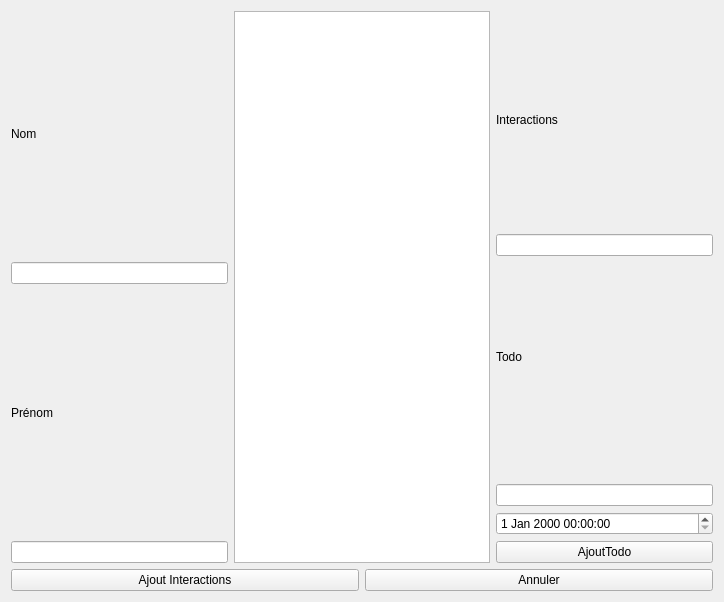
<?xml version="1.0" encoding="UTF-8"?>
<ui version="4.0">
 <class>InteractionsTodo</class>
 <widget class="QWidget" name="InteractionsTodo">
  <property name="geometry">
   <rect>
    <x>0</x>
    <y>0</y>
    <width>724</width>
    <height>602</height>
   </rect>
  </property>
  <property name="windowTitle">
   <string>Ajout_Interaction_Todo</string>
  </property>
  <layout class="QVBoxLayout" name="verticalLayout_10">
   <item>
    <layout class="QHBoxLayout" name="horizontalLayout_5">
     <item>
      <layout class="QVBoxLayout" name="verticalLayout_7">
       <item>
        <widget class="QLabel" name="Nom_3">
         <property name="text">
          <string>Nom</string>
         </property>
        </widget>
       </item>
       <item>
        <widget class="QLineEdit" name="NomE_3"/>
       </item>
       <item>
        <widget class="QLabel" name="Prenom_3">
         <property name="text">
          <string>Prénom</string>
         </property>
        </widget>
       </item>
       <item>
        <widget class="QLineEdit" name="PrenomE_3"/>
       </item>
      </layout>
     </item>
     <item>
      <widget class="QTextBrowser" name="Affichage_3"/>
     </item>
     <item>
      <layout class="QVBoxLayout" name="verticalLayout_8"/>
     </item>
     <item>
      <layout class="QVBoxLayout" name="verticalLayout_9">
       <item>
        <widget class="QLabel" name="Interactions">
         <property name="text">
          <string>Interactions</string>
         </property>
        </widget>
       </item>
       <item>
        <widget class="QLineEdit" name="InteractionsE"/>
       </item>
       <item>
        <layout class="QVBoxLayout" name="verticalLayout_11">
         <item>
          <widget class="QLabel" name="Todo">
           <property name="text">
            <string>Todo</string>
           </property>
          </widget>
         </item>
         <item>
          <widget class="QLabel" name="Valide">
           <property name="minimumSize">
            <size>
             <width>206</width>
             <height>0</height>
            </size>
           </property>
           <property name="maximumSize">
            <size>
             <width>100</width>
             <height>20</height>
            </size>
           </property>
           <property name="text">
            <string/>
           </property>
          </widget>
         </item>
        </layout>
       </item>
       <item>
        <widget class="QLineEdit" name="TodoE"/>
       </item>
       <item>
        <widget class="QDateTimeEdit" name="DateTodo"/>
       </item>
       <item>
        <widget class="QPushButton" name="AjoutTodo">
         <property name="text">
          <string>AjoutTodo</string>
         </property>
        </widget>
       </item>
      </layout>
     </item>
    </layout>
   </item>
   <item>
    <layout class="QHBoxLayout" name="horizontalLayout_6">
     <item>
      <widget class="QPushButton" name="Interact">
       <property name="text">
        <string>Ajout Interactions</string>
       </property>
      </widget>
     </item>
     <item>
      <widget class="QPushButton" name="Annuler_3">
       <property name="text">
        <string>Annuler</string>
       </property>
      </widget>
     </item>
    </layout>
   </item>
  </layout>
 </widget>
 <resources/>
 <connections/>
</ui>
